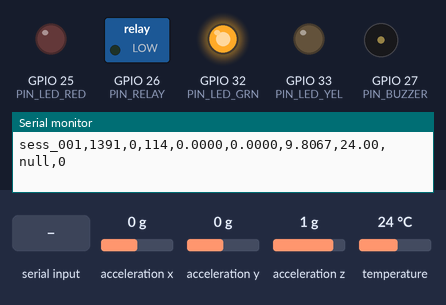
The sketch below on a simulated ESP32. On the bench: switched loads named in the sketch (green lamp = pin HIGH), output pins drawn as LEDs (lit = HIGH), buzzer (waves = sounding, pin HIGH), the last lines printed to the serial monitor. Wiring (inferred from the names in the program): MPU-6050 motion sensor at I2C address 0x68. Inputs (shaded band) come from the test bench; at power-on: acceleration x 0 g, acceleration y 0 g, acceleration z 1 g, temperature 24 °C.

Above: at 1.4 s.
1.5 s: "1\n" received over Serial
At 2.7 s:
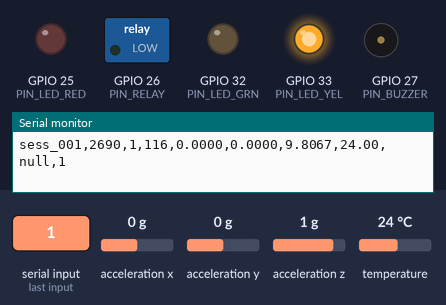
3.0 s: "2\n" received over Serial
At 4.0 s:
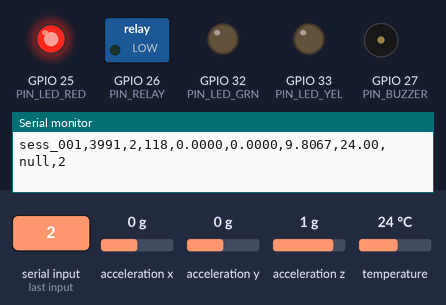
4.5 s: "s\n" received over Serial
At 5.1 s:
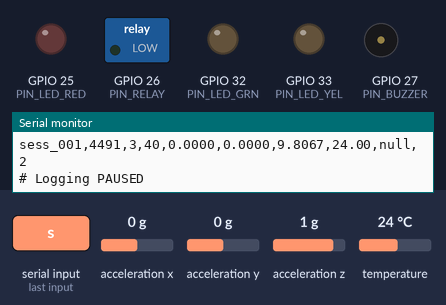
Timing chart, 0 to 7.5 s (numbered marks = the images above; inputs shaded):
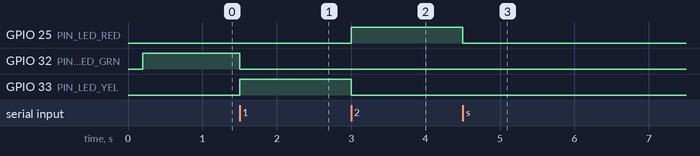

The sketch:

data_logger.ino
```cpp
#include <Wire.h>
#include <OneWire.h>
#include <DallasTemperature.h>
#include <Adafruit_ADS1X15.h>

#define USE_CURRENT 0

constexpr int PIN_I2C_SDA = 21;
constexpr int PIN_I2C_SCL = 22;
constexpr int PIN_ONEWIRE = 4;
constexpr int PIN_RELAY = 26;
constexpr int PIN_LED_RED = 25;
constexpr int PIN_LED_YEL = 33;
constexpr int PIN_LED_GRN = 32;
constexpr int PIN_BUZZER = 27;

constexpr uint8_t MPU6050_ADDR = 0x68;
constexpr uint8_t MPU6050_REG_PWR_MGMT_1 = 0x6B;
constexpr uint8_t MPU6050_REG_CONFIG = 0x1A;
constexpr uint8_t MPU6050_REG_ACCEL_CONFIG = 0x1C;
constexpr uint8_t MPU6050_REG_ACCEL_XOUT_H = 0x3B;

constexpr float ACCEL_SCALE = 9.80665f / 4096.0f;

constexpr uint32_t SAMPLE_INTERVAL_US = 10000;
constexpr uint16_t WINDOW_SIZE = 128;

OneWire oneWire(PIN_ONEWIRE);
DallasTemperature tempSensor(&oneWire);

#if USE_CURRENT
Adafruit_ADS1115 ads;
bool adsDetected = false;

constexpr float DIVIDER_RATIO_INV = 32.0f / 10.0f;
constexpr float ACS712_SENSITIVITY = 0.185f;
float currentZeroVolts = 2.50f;
#endif

volatile int currentLabel = 0;
volatile bool isPaused = false;
uint32_t windowIndex = 0;
uint16_t sampleInWindow = 0;
char sessionId[32] = "sess_001";
unsigned long lastSampleMicros = 0;

float latestTempC = 25.0f;
float latestCurrentA = 0.0f;
bool mpuInitialized = false;

bool writeMpuRegister(uint8_t reg, uint8_t data) {
  Wire.beginTransmission(MPU6050_ADDR);
  Wire.write(reg);
  Wire.write(data);
  return (Wire.endTransmission() == 0);
}

bool initMPU6050() {
  Wire.beginTransmission(MPU6050_ADDR);
  if (Wire.endTransmission() != 0) return false;

  if (!writeMpuRegister(MPU6050_REG_PWR_MGMT_1, 0x00)) return false;
  delay(10);

  if (!writeMpuRegister(MPU6050_REG_CONFIG, 0x04)) return false;

  if (!writeMpuRegister(MPU6050_REG_ACCEL_CONFIG, 0x10)) return false;

  return true;
}

bool readAccel(float &ax, float &ay, float &az) {
  Wire.beginTransmission(MPU6050_ADDR);
  Wire.write(MPU6050_REG_ACCEL_XOUT_H);
  if (Wire.endTransmission(false) != 0) return false;

  uint8_t bytesReceived = Wire.requestFrom((int)MPU6050_ADDR, 6);
  if (bytesReceived != 6) return false;

  int16_t rawX = (int16_t)((Wire.read() << 8) | Wire.read());
  int16_t rawY = (int16_t)((Wire.read() << 8) | Wire.read());
  int16_t rawZ = (int16_t)((Wire.read() << 8) | Wire.read());

  ax = (float)rawX * ACCEL_SCALE;
  ay = (float)rawY * ACCEL_SCALE;
  az = (float)rawZ * ACCEL_SCALE;
  return true;
}

void updateLeds() {
  if (isPaused) {
    digitalWrite(PIN_LED_GRN, LOW);
    digitalWrite(PIN_LED_YEL, LOW);
    digitalWrite(PIN_LED_RED, LOW);
    return;
  }

  digitalWrite(PIN_LED_GRN, (currentLabel == 0) ? HIGH : LOW);
  digitalWrite(PIN_LED_YEL, (currentLabel == 1) ? HIGH : LOW);
  digitalWrite(PIN_LED_RED, (currentLabel == 2) ? HIGH : LOW);
}

void handleSerialCommands() {
  while (Serial.available() > 0) {
    char c = (char)Serial.read();
    if (c == '0') {
      currentLabel = 0;
      updateLeds();
      Serial.println(F("# Label set to 0 (NORMAL)"));
    } else if (c == '1') {
      currentLabel = 1;
      updateLeds();
      Serial.println(F("# Label set to 1 (WARNING)"));
    } else if (c == '2') {
      currentLabel = 2;
      updateLeds();
      Serial.println(F("# Label set to 2 (CRITICAL)"));
    } else if (c == 's' || c == 'S') {
      isPaused = !isPaused;
      updateLeds();
      if (isPaused) {
        Serial.println(F("# Logging PAUSED"));
      } else {
        Serial.println(F("# Logging RESUMED"));
        lastSampleMicros = micros();
      }
    } else if (c == 'i' || c == 'I') {

      String sid = Serial.readStringUntil('\n');
      sid.trim();
      if (sid.length() > 0) {
        sid.toCharArray(sessionId, sizeof(sessionId));
        windowIndex = 0;
        Serial.print(F("# Session ID updated to: "));
        Serial.println(sessionId);
      }
    }
  }
}

void setup() {
  Serial.begin(115200);
  delay(200);

  pinMode(PIN_RELAY, OUTPUT);
  digitalWrite(PIN_RELAY, LOW);

  pinMode(PIN_LED_RED, OUTPUT);
  pinMode(PIN_LED_YEL, OUTPUT);
  pinMode(PIN_LED_GRN, OUTPUT);
  pinMode(PIN_BUZZER, OUTPUT);
  digitalWrite(PIN_BUZZER, LOW);

  updateLeds();

  Wire.begin(PIN_I2C_SDA, PIN_I2C_SCL);
  Wire.setClock(400000);

  mpuInitialized = initMPU6050();
  if (!mpuInitialized) {
    Serial.println(F("# ERROR: MPU6050 not detected at 0x68!"));
  } else {
    Serial.println(F("# MPU6050 initialized successfully (+/-8g, DLPF ~21Hz)"));
  }

  tempSensor.begin();
  tempSensor.setWaitForConversion(false);
  tempSensor.requestTemperatures();

#if USE_CURRENT
  adsDetected = ads.begin(0x48);
  if (adsDetected) {
    ads.setGain(GAIN_ONE);
    Serial.println(F("# ADS1115 detected at 0x48 for ACS712"));
  } else {
    Serial.println(F("# WARNING: ADS1115 not detected at 0x48"));
  }
#endif

  Serial.println(F("# TinyML Data Logger Ready"));
  Serial.println(F("# Commands: '0'=Normal, '1'=Warning, '2'=Critical, 's'=Pause/Resume, 'i:<name>'=Set Session"));

  Serial.println(F("session_id,timestamp_ms,window_id,sample_idx,ax,ay,az,temp_c,current_a,label"));

  lastSampleMicros = micros();
}

void loop() {
  handleSerialCommands();

  if (isPaused) {
    delay(10);
    return;
  }

  uint32_t nowMicros = micros();
  if ((nowMicros - lastSampleMicros) < SAMPLE_INTERVAL_US) {
    return;
  }
  lastSampleMicros += SAMPLE_INTERVAL_US;
  if ((nowMicros - lastSampleMicros) > (SAMPLE_INTERVAL_US * 2)) {

    lastSampleMicros = nowMicros;
  }

  if (sampleInWindow == 0) {
    float t = tempSensor.getTempCByIndex(0);
    if (t > -50.0f && t < 125.0f) {
      latestTempC = t;
    }

    tempSensor.requestTemperatures();

#if USE_CURRENT
    if (adsDetected) {
      int16_t rawAdc = ads.readADC_SingleEnded(0);
      float vDivided = ads.computeVolts(rawAdc);
      float vSensor = vDivided * DIVIDER_RATIO_INV;
      latestCurrentA = (vSensor - currentZeroVolts) / ACS712_SENSITIVITY;
      if (latestCurrentA < 0.0f) latestCurrentA = 0.0f;
    }
#else
    latestCurrentA = 0.0f;
#endif
  }

  float ax = 0.0f, ay = 0.0f, az = 0.0f;
  if (mpuInitialized) {
    readAccel(ax, ay, az);
  }

  Serial.print(sessionId);
  Serial.print(',');
  Serial.print(millis());
  Serial.print(',');
  Serial.print(windowIndex);
  Serial.print(',');
  Serial.print(sampleInWindow);
  Serial.print(',');
  Serial.print(ax, 4);
  Serial.print(',');
  Serial.print(ay, 4);
  Serial.print(',');
  Serial.print(az, 4);
  Serial.print(',');
  Serial.print(latestTempC, 2);
  Serial.print(',');
#if USE_CURRENT
  Serial.print(latestCurrentA, 3);
#else
  Serial.print(F("null"));
#endif
  Serial.print(',');
  Serial.println(currentLabel);

  sampleInWindow++;
  if (sampleInWindow >= WINDOW_SIZE) {
    sampleInWindow = 0;
    windowIndex++;
  }
}
```

Measured:
- after the input at 1.5 s, GPIO 32 (PIN_LED_GRN): HIGH → LOW at once; GPIO 33 (PIN_LED_YEL): LOW → HIGH at once
- after the input at 3.0 s, GPIO 25 (PIN_LED_RED): LOW → HIGH at once; GPIO 33 (PIN_LED_YEL): HIGH → LOW at once
- after the input at 4.5 s, GPIO 25 (PIN_LED_RED): HIGH → LOW at once
